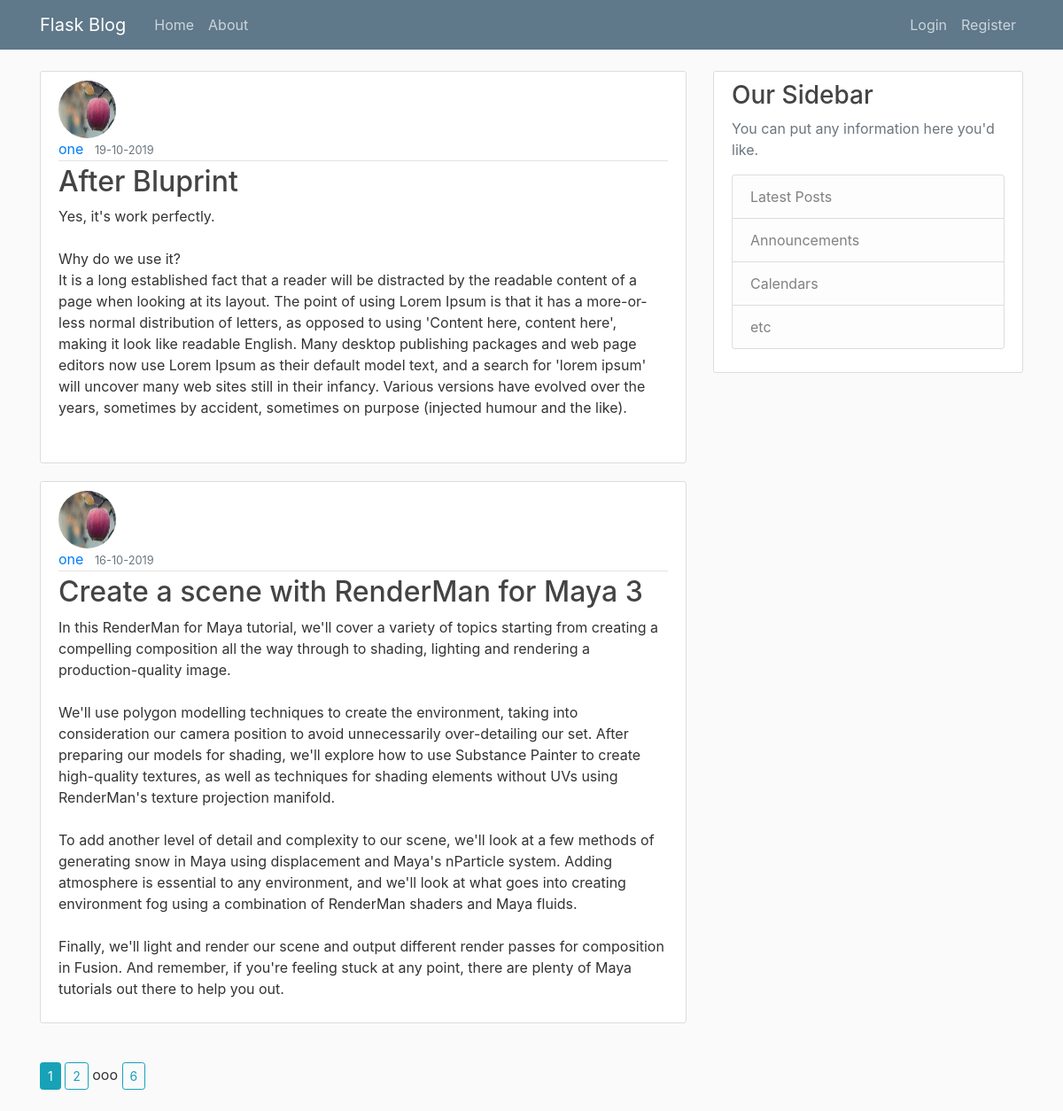
The page /home on the database its author committed.
### flaskblog/modle.py (models this page shows, shortened)
class Post(db.Model):
  id = db.Column(db.Integer, primary_key=True)
  title = db.Column(db.String(100), nullable=False)
  content = db.Column(db.Text, nullable=False)
  post_date = db.Column(db.DateTime, nullable=False, default=datetime.utcnow)
  user_id = db.Column(db.Integer, db.ForeignKey('user.id'), nullable=False)

class User(db.Model, UserMixin):
  id = db.Column(db.Integer, primary_key=True)
  username = db.Column(db.String(20), unique=True, nullable=False)
  email = db.Column(db.String(120), unique=True, nullable=False)
  password = db.Column(db.String(60), nullable=False)
  img_file = db.Column(db.String(20), nullable=False, default='default.jpg')
  posts = db.relationship('Post', backref='author', lazy=True)

### flaskblog/main/route.py (the view)
@main.route('/')
@main.route('/home')
def home():
  page = request.args.get('page', 1, type=int)
  post_data = Post.query.order_by(Post.post_date.desc()).paginate(per_page=2, page=page)
  return render_template('home.html', title='Home', posts=post_data)

### flaskblog/templates/home.html
{% extends 'layout.html' %}
{% block main_content %}
    {% for post in posts.items %}
        <article class="media content-section">
            <div class="media-body">
                <img alt="" class="rounded-circle article-img" src=" {{ url_for('static', filename='images/'+post.author.img_file) }} ">
                    <div class="article-metadata">
                        <a class="mr-2" href=" {{ url_for('users.user_posts', username=post.author.username) }} ">{{ post.author.username }}</a>
                        <small class="text-muted">{{ post.post_date.strftime('%d-%m-%Y') }}</small>
                    </div>
                    <h2>
                        <a class="article-title" href=" {{ url_for('posts.single_post', post_id=post.id) }} ">{{ post.title }}</a>
                    </h2>
                    <p class="article-content">{{ post.content }}</p>
                </div>
            </article>
        {% endfor %}
        <div class="paginate">
            {% for page_num in posts.iter_pages(left_edge=1, right_edge=1, left_current=1, right_current=2) %}
                {% if page_num %}
                    {% if  posts.page == page_num %}
                        <a class="btn btn-sm btn-info mb-4 mt-4" href="{{ url_for('main.home', page=page_num) }}">
                            {{ page_num }}
                        </a>
                    {% else %}
                        <a class="btn btn-sm btn-outline-info mb-4 mt-4" href="{{ url_for('main.home', page=page_num) }}">
                            {{ page_num }}
                        </a>
                    {% endif %}
                {% else %}
                    ooo
                {% endif %}
            {% endfor %}
        </div>
    {% endblock main_content %}

### flaskblog/static/main.css (style rules this page uses)
body { background: #fafafa; color: #333333; margin-top: 5rem; }
h1, h2, h3, h4, h5, h6 { color: #444444; }
.content-section { background: #ffffff; padding: 10px 20px; border: 1px solid #dddddd; border-radius: 3px; margin-bottom: 20px; }
.article-title { color: #444444; }
.article-content { white-space: pre-line; }
.article-img { height: 65px; width: 65px; margin-right: 16px; }
.article-metadata { padding-bottom: 1px; margin-bottom: 4px; border-bottom: 1px solid #e3e3e3 }

### rows shown on the page
Post: img_file (picture), author.username "one", post_date "19-10-2019", title "After Bluprint", content "Yes, it's work perfectly. Why do we use it? It is a long established fact that a reader will be distracted by the readable content of a page when looking at its layout. The point of using Lorem Ipsum is that it has a more-or-less normal distribution of letters, as opposed to using 'Content here, content here', making it look like readable English. Many desktop publishing packages and web page editors now use Lorem Ipsum as their default model text, and a search for 'lorem ipsum' will uncover many web sites still in their infancy. Various versions have evolved over the years, sometimes by accident, sometimes on purpose (injected humour and the like)."
Post: img_file (picture), author.username "one", post_date "16-10-2019", title "Create a scene with RenderMan for Maya 3", content "In this RenderMan for Maya tutorial, we'll cover a variety of topics starting from creating a compelling composition all the way through to shading, lighting and rendering a production-quality image. We'll use polygon modelling techniques to create the environment, taking into consideration our camera position to avoid unnecessarily over-detailing our set. After preparing our models for shading, we'll explore how to use Substance Painter to create high-quality textures, as well as techniques for shading elements without UVs using RenderMan's texture projection manifold. To add another level of detail and complexity to our scene, we'll look at a few methods of generating snow in Maya using…"

### other values the page prints
{{ page_num }} "1"
{{ page_num }} "2" "6"
